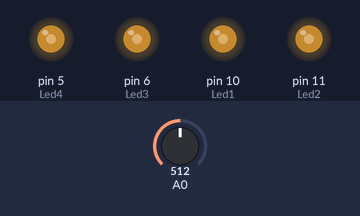
This sketch was run on a simulated Arduino Uno, built with avr-gcc and run on an emulated ATmega328P. On the bench: output pins drawn as LEDs (lit = HIGH). The inputs (shaded band) are chosen by the test bench; at power-on: A0 = 512.

Above: at 1.2 s.
1.3 s: A0 set to 716
At 2.5 s:
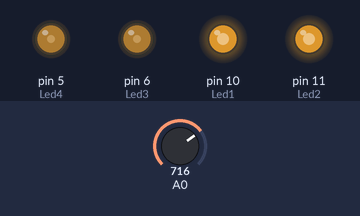
2.8 s: A0 set to 900
At 3.7 s:
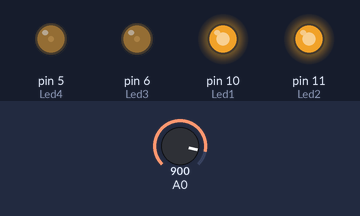
4.3 s: A0 set to 1023
At 4.9 s:
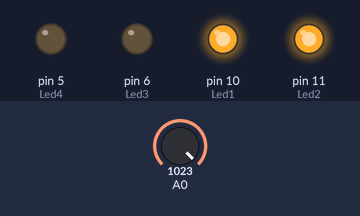
5.8 s: A0 set to 306
At 7.0 s:
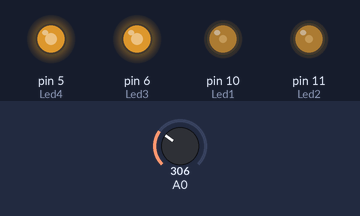
7.3 s: A0 set to 122
At 8.3 s:
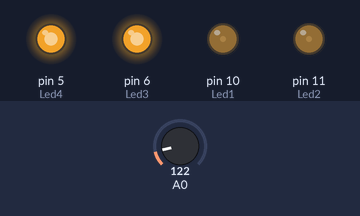
8.8 s: A0 set to 511
At 9.5 s:
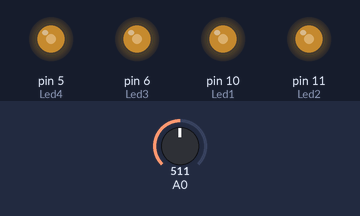
Timing chart, 0 to 11.3 s (numbered marks = the images above; inputs shaded):
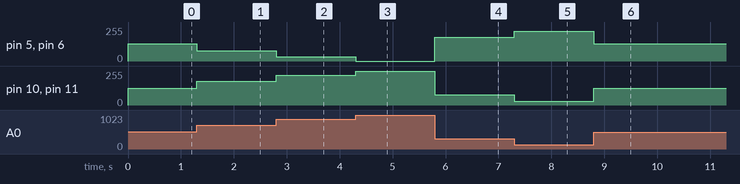

The sketch:

Potenciometro.ino
```cpp
#define Led1 10		// Define a variavel Led1 a porta digital 10 (PWM)
#define Led2 11		// Define a variavel Led2 a porta digital 11 (PWM)
#define Led3 6		// Define a variavel Led3 a porta digital 6  (PWM)
#define Led4 5		// Define a variavel Led4 a porta digital 5  (PWM)

void setup() {
  pinMode(Led1, OUTPUT);		// Declara a porta do Led1 como sendo saida
  pinMode(Led2, OUTPUT);		// Declara a porta do Led2 como sendo saida
  pinMode(Led3, OUTPUT);		// Declara a porta do Led3 como sendo saida
  pinMode(Led4, OUTPUT);		// Declara a porta do Led4 como sendo saida
}

void loop() {
  int valor = analogRead(A0);		// Faz a leitura do potenciometro e converte para valores de 0 a 255
  int Int_Led12  = map(valor, 0, 1023, 0, 255);		// Define e atualiza a variavel de intensidade do Led1 e Led2
  int Int_Led34  = map(valor, 0, 1023, 255, 0);		// Define e atualiza a variavel de intensidade do Led3 e Led4
  analogWrite(Led1, Int_Led12);		// Acende o Led1 com uma intensidade Int_Led12
  analogWrite(Led2, Int_Led12);		// Acende o Led2 com uma intensidade Int_Led12
  analogWrite(Led3, Int_Led34);		// Acende o Led3 com uma intensidade Int_Led34
  analogWrite(Led4, Int_Led34);		// Acende o Led4 com uma intensidade Int_Led34
}
```

Measured:
- after the input at 1.3 s, pin 5 (Led4), pin 6 (Led3): 128/255 → 77/255 at once; pin 10 (Led1), pin 11 (Led2): 127/255 → 178/255 at once
- after the input at 2.8 s, pin 5 (Led4), pin 6 (Led3): 77/255 → 31/255 at once; pin 10 (Led1), pin 11 (Led2): 178/255 → 224/255 at once
- after the input at 4.3 s, pin 5 (Led4), pin 6 (Led3): 31/255 → 0/255 at once; pin 10 (Led1), pin 11 (Led2): 224/255 → 255/255 at once
- after the input at 5.8 s, pin 5 (Led4), pin 6 (Led3): 0/255 → 179/255 at once; pin 10 (Led1), pin 11 (Led2): 255/255 → 76/255 at once
- after the input at 7.3 s, pin 5 (Led4), pin 6 (Led3): 179/255 → 225/255 at once; pin 10 (Led1), pin 11 (Led2): 76/255 → 30/255 at once
- after the input at 8.8 s, pin 5 (Led4), pin 6 (Led3): 225/255 → 128/255 at once; pin 10 (Led1), pin 11 (Led2): 30/255 → 127/255 at once
